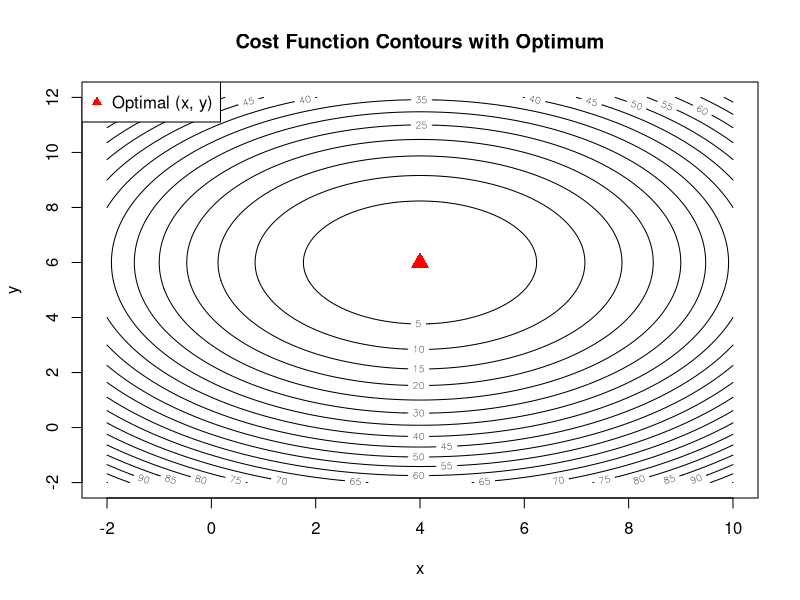

R code for this plot:
#  nonlinearprogramming.r jumps straight into
# a constrained nloptr problem. Base R's optim() handles the simpler
# UNCONSTRAINED case and is usually taught first as a stepping stone.

# minimize a simple cost function: cost = (x - 4)^2 + (y - 6)^2
# (this has an obvious minimum at x=4, y=6, useful for checking optim() works)
cost_fn <- function(params) {
  x <- params[1]
  y <- params[2]
  (x - 4)^2 + (y - 6)^2
}

# par = starting guess; fn = the function to minimize
# method = "BFGS" is a common general-purpose gradient-based algorithm
result <- optim(par = c(0, 0), fn = cost_fn, method = "BFGS")

result$par     # the x, y values that minimize the function
result$value   # the minimum function value achieved
result$convergence  # 0 means it converged successfully

# --- chart: contour plot of the cost surface with the minimum marked -
# the standard way to visualize what an optimizer is searching over ---
x_seq <- seq(-2, 10, length.out = 100)
y_seq <- seq(-2, 12, length.out = 100)
z_grid <- outer(x_seq, y_seq, function(x, y) (x - 4)^2 + (y - 6)^2)

contour(x_seq, y_seq, z_grid, nlevels = 15,
        main = "Cost Function Contours with Optimum", xlab = "x", ylab = "y")
points(result$par[1], result$par[2], col = "red", pch = 17, cex = 1.8)
legend("topleft", legend = "Optimal (x, y)", col = "red", pch = 17)

# optim() minimizes by default; to MAXIMIZE a function, minimize its
# negative instead
profit_fn <- function(x) -(-(x - 5)^2 + 20)   # negated so optim still minimizes
optim(par = 0, fn = profit_fn, method = "Brent", lower = -10, upper = 20)
